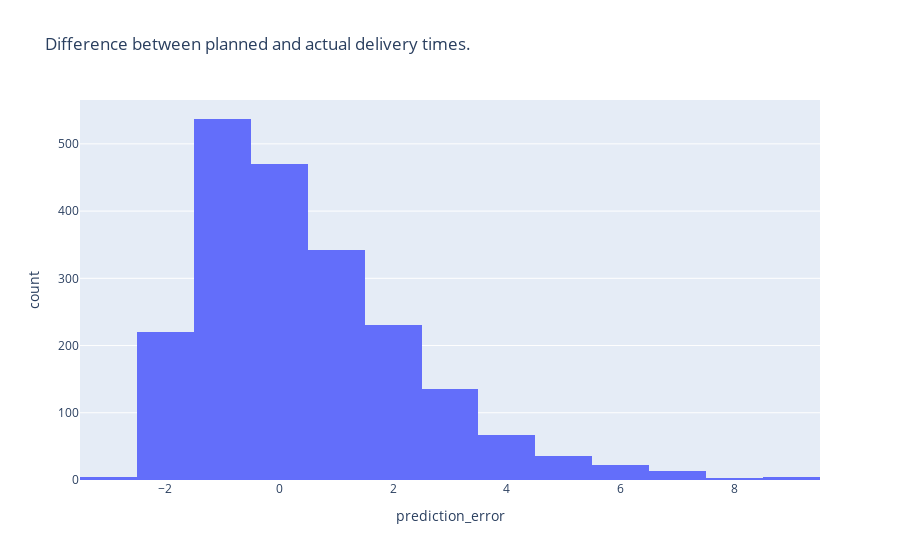

Notebook source saved alongside this figure:
### Code cell
fig = px.histogram(merged_data, x="prediction_error", title="Difference between planned and actual delivery times.")
fig.show()

### Figure 1 — Plotly figure (JSON) as saved in the notebook; plotly's stock layout.template omitted (floating-point values rounded to 4 significant figures; data arrays with more than 128 entries replaced by an {"elided": "..."} marker saying what was removed)
{"data": [{"bingroup": "x", "hovertemplate": "prediction_error=%{x}<br>count=%{y}<extra></extra>", "legendgroup": "", "marker": {"color": "#636efa", "pattern": {"shape": ""}}, "name": "", "orientation": "v", "showlegend": false, "type": "histogram", "x": {"elided": "2087 int values"}, "xaxis": "x", "yaxis": "y"}], "layout": {"barmode": "relative", "legend": {"tracegroupgap": 0}, "title": {"text": "Difference between planned and actual delivery times."}, "xaxis": {"anchor": "y", "domain": [0, 1], "title": {"text": "prediction_error"}}, "yaxis": {"anchor": "x", "domain": [0, 1], "title": {"text": "count"}}}}
